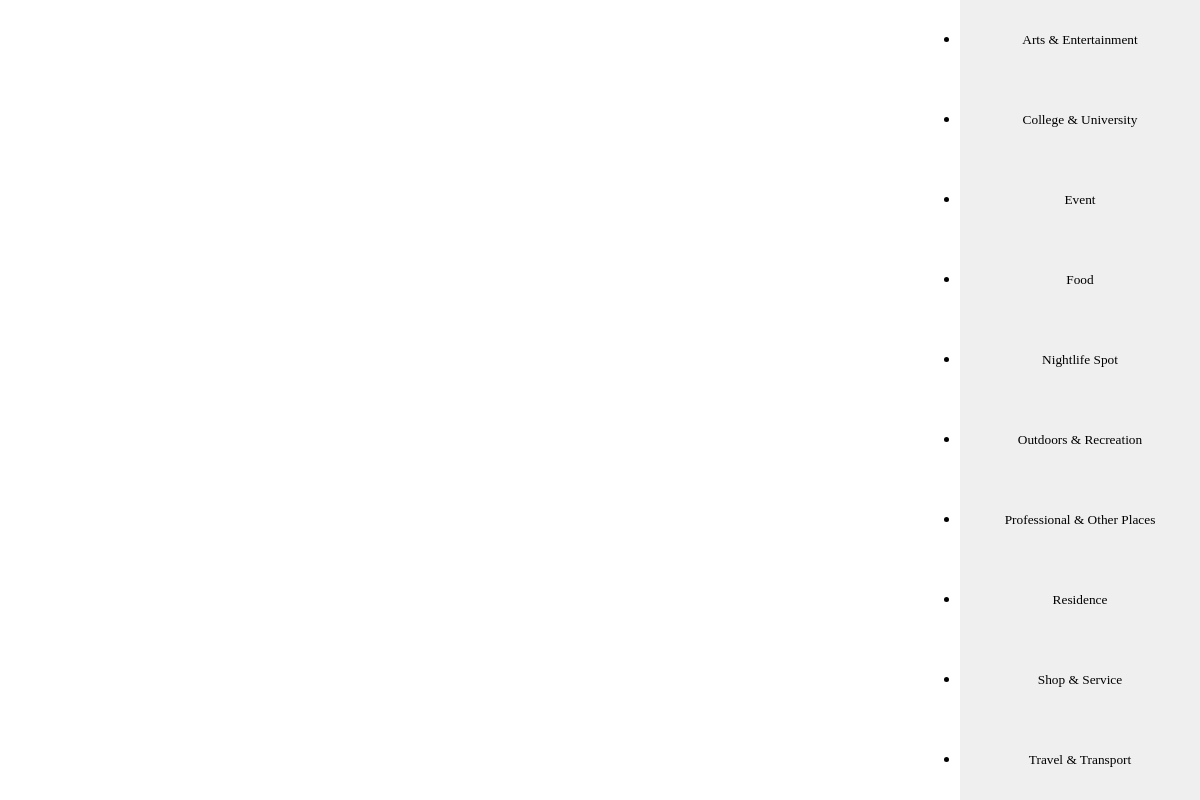
Screenshot of /MainApp/poireport with the database file from the repository.
### MainApp/models.py (models this page shows)
class FoursquareMainCategories (models.Model):
    id = models.CharField (max_length = 20, primary_key = True)
    pluralName = models.CharField (max_length = 50)
    name = models.CharField (max_length = 50)
    shortName = models.CharField (max_length = 20)

### MainApp/views.py (the view)
def report(request):
    categories = FoursquareMainCategories.objects.all()
    template = loader.get_template('poi_report.html')
    context = RequestContext(request, {
        'list_cat' : categories})
    return HttpResponse(template.render(context))

### MainApp/templates/poi_report.html (shortened to what this page needs)
<!DOCTYPE html>
<html>
<head lang="en">
    <link rel="stylesheet" href="http://cdn.leafletjs.com/leaflet-0.7.3/leaflet.css" />
</head>
<body>
	<div id = "map"></div>
	<div id = "panel">
	<ul id = "list">
		{% for cat in list_cat %}
		<li><button data-category = "{{ cat.categoryID }}">{{ cat.name }}</button></li>
		{% endfor %}
	</ul>
	</div>
</body>
</html>

### MainApp/templates/poi_report.html (style rules this page uses)
body { padding : 0; margin : 0; }
html, body { height : 100%; width : 100%; }
#map { height : 100%; width : 80%; float : left; }
#panel { height : 100%; width : 20%; float : left; background-color : #111111; }
ul { float : top; height : 100%; padding : 0px; margin : 0px; }
ul li { text-align : center; height : 10%; }
ul li button { width:100%; height:100%; background : #efefef; border: 10px; font-family: Tahoma; }

### rows the page displays
FoursquareMainCategories: name "Arts & Entertainment"
FoursquareMainCategories: name "College & University"
FoursquareMainCategories: name "Event"
FoursquareMainCategories: name "Food"
FoursquareMainCategories: name "Nightlife Spot"
FoursquareMainCategories: name "Outdoors & Recreation"
FoursquareMainCategories: name "Professional & Other Places"
FoursquareMainCategories: name "Residence"
FoursquareMainCategories: name "Shop & Service"
FoursquareMainCategories: name "Travel & Transport"
